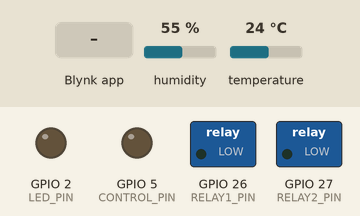
Recording of a sketch running on a simulated ESP32. Shown: switched loads named in the sketch (green lamp = pin HIGH), output pins drawn as LEDs (lit = HIGH). The inputs (shaded band) are chosen by the test bench; at power-on: temperature 24 °C, humidity 55 %. WiFi joins after 1.5 s; servers stay silent unless stated; what the sketch prints to the serial monitor is not drawn.

Above: at 3.0 s.
3.1 s: temperature set to 30 °C
5.3 s: temperature set to 33 °C
At 8.7 s:
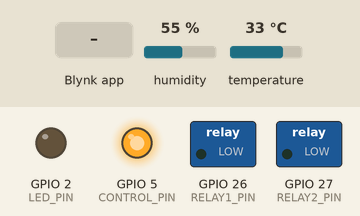
9.3 s: Blynk app writes 1 to V7
At 10.0 s:
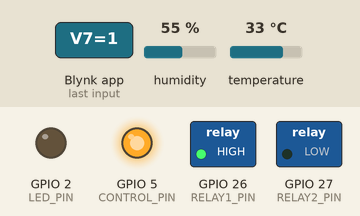
10.8 s: humidity set to 78 %
13.0 s: humidity set to 81 %
At 17.0 s:
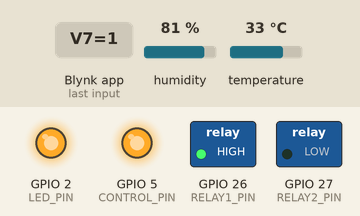
17.3 s: Blynk app writes 0 to V7
At 18.5 s:
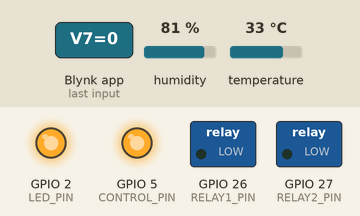
Timing chart, 0 to 19.8 s (numbered marks = the images above; inputs shaded):
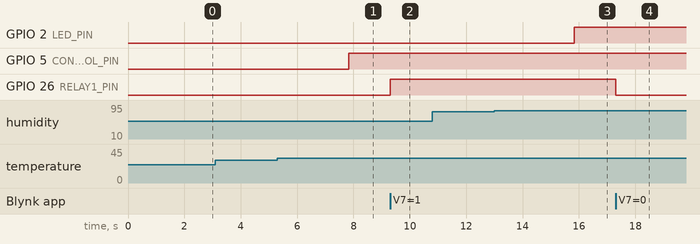

The sketch:

mini_project.ino
```cpp
#define BLYNK_PRINT Serial
#define BLYNK_TEMPLATE_ID "TMPL3HQnEVDXA"
#define BLYNK_TEMPLATE_NAME "WEATHER STATION"

#include <WiFi.h>
#include <WiFiClient.h>
#include <BlynkSimpleEsp32.h>
#include "DHT.h"

// Blynk Auth Token
char auth[] = "q6iDpq9A-X0KHXbUNg21rAjcXD_YQS7R";

// WiFi Credentials
char ssid[] = "Srambiyan";
char pass[] = "qwerty@123";

// DHT Sensor Configuration
#define DHTPIN 32
#define DHTTYPE DHT11
DHT dht(DHTPIN, DHTTYPE);

// Hardware Pin Definitions
#define LED_PIN 2
#define RELAY1_PIN 26
#define RELAY2_PIN 27
#define CONTROL_PIN 5

BlynkTimer timer;

// Ensure WiFi connectivity
void connectWiFi() {
  if (WiFi.status() != WL_CONNECTED) {
    Serial.print("Connecting to WiFi...");
    WiFi.begin(ssid, pass);
    int attempt = 0;
    while (WiFi.status() != WL_CONNECTED && attempt < 20) {
      delay(500);
      Serial.print(".");
      attempt++;
    }
    if (WiFi.status() == WL_CONNECTED) {
      Serial.println("\nConnected to WiFi!");
    } else {
      Serial.println("\nWiFi connection failed!");
    }
  }
}

// Read DHT and send data to Blynk
void sendSensor() {
  float h = dht.readHumidity();
  float t = dht.readTemperature();

  if (isnan(h) || isnan(t)) {
    Serial.println("DHT Sensor Read Failed. Retrying...");
    delay(500);
    h = dht.readHumidity();
    t = dht.readTemperature();
    if (isnan(h) || isnan(t)) {
      Serial.println("DHT Sensor Failed after retry.");
      return;
    }
  }

  Serial.print("Humidity: "); Serial.print(h);
  Serial.print(" % | Temperature: "); Serial.print(t);
  Serial.println(" °C");

  Blynk.virtualWrite(V5, h);
  Blynk.virtualWrite(V6, t);

  digitalWrite(LED_PIN, (h >= 80.0) ? HIGH : LOW);

  if (t >= 32.0) {
    digitalWrite(CONTROL_PIN, HIGH);
    Serial.println("Pin 5 ON (Temperature ≥ 40°C)");
  } else {
    digitalWrite(CONTROL_PIN, LOW);
    Serial.println("Pin 5 OFF (Temperature < 40°C)");
  }
}

// Relay 1 control via Blynk (V7)
BLYNK_WRITE(V7) {
  int relay1State = param.asInt();
  digitalWrite(RELAY1_PIN, relay1State);
  Serial.print("Relay 1 (Pin 26) is now ");
  Serial.println(relay1State ? "ON" : "OFF");
}

// Relay 2 control via Blynk (V8)
BLYNK_WRITE(V8) {
  int relay2State = param.asInt();
  digitalWrite(RELAY2_PIN, relay2State);
  Serial.print("Relay 2 (Pin 27) is now ");
  Serial.println(relay2State ? "ON" : "OFF");
}

void setup() {
  Serial.begin(115200);

  // Pin Modes
  pinMode(LED_PIN, OUTPUT);
  pinMode(RELAY1_PIN, OUTPUT);
  pinMode(RELAY2_PIN, OUTPUT);
  pinMode(CONTROL_PIN, OUTPUT);

  // Default States
  digitalWrite(LED_PIN, LOW);
  digitalWrite(RELAY1_PIN, LOW);
  digitalWrite(RELAY2_PIN, LOW);
  digitalWrite(CONTROL_PIN, LOW);

  // Start Blynk and DHT
  Blynk.begin(auth, ssid, pass);
  dht.begin();

  // Send sensor data every 2 seconds
  timer.setInterval(2000L, sendSensor);
}

void loop() {
  if (WiFi.status() != WL_CONNECTED) {
    connectWiFi();
  }

  if (!Blynk.connected()) {
    Blynk.connect();
  }

  Blynk.run();
  timer.run();
}
```

Measured:
- the behaviour switches between 31 and 32 °C on temperature (found by bisection; images 0 and 1)
- the behaviour switches between 79 and 80 % on humidity (found by bisection; images 2 and 3)
- after the input at 3.1 s, every drawn part: stays the same
- after the input at 5.3 s, GPIO 5 (CONTROL_PIN): LOW → HIGH after 2.5 s
- after the input at 9.3 s, GPIO 26 (RELAY1_PIN): LOW → HIGH at once
- after the input at 10.8 s, every drawn part: stays the same
- after the input at 13.0 s, GPIO 2 (LED_PIN): LOW → HIGH after 2.8 s
- after the input at 17.3 s, GPIO 26 (RELAY1_PIN): HIGH → LOW at once
